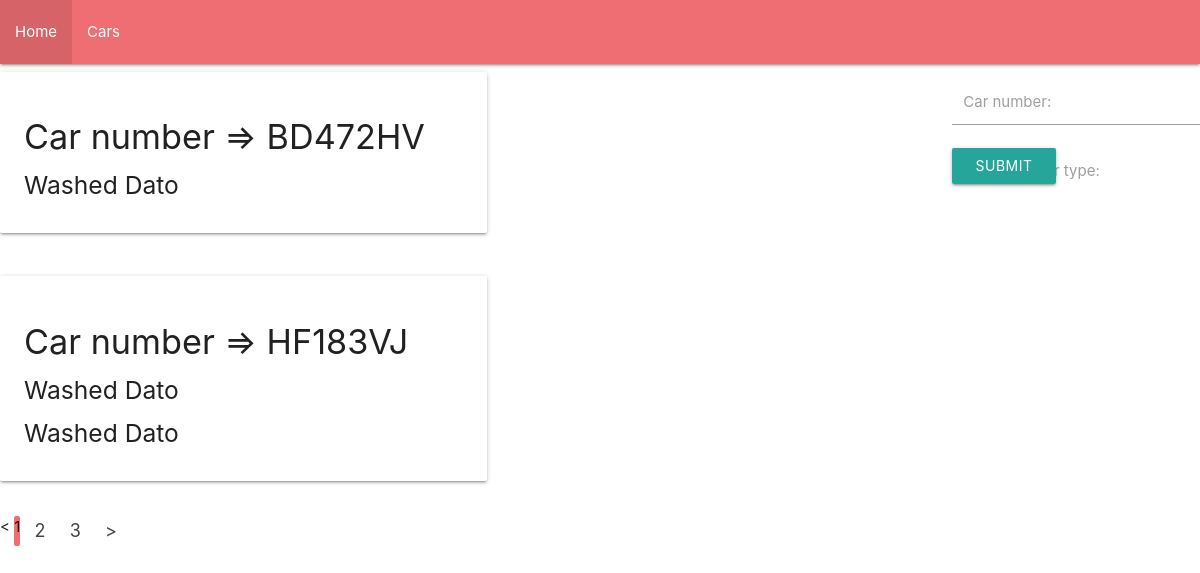
The page /car/ on the database its author committed.
### washapp/models.py (models this page shows, shortened)
class Car(models.Model):
    CarType=(
        ("SD", "Sedan"),
        ("HT", "Hatchback"),
        ("SP", "Sport"),
        ("CP", "Couple")
    )
    number=models.CharField(max_length=7)
    type=models.CharField(
        max_length=2,
        choices=CarType,
        default="")

class Order(models.Model):
    order_date=models.DateTimeField()
    finish_date=models.DateTimeField()
    price=models.IntegerField()
    washer=models.ForeignKey(Washer, on_delete=models.CASCADE, related_name="washer")
    car=models.ForeignKey(Car,on_delete=models.CASCADE, related_name="car")

class Washer(models.Model):
    name = models.CharField(max_length=30)
    surname = models.CharField(max_length=40)
    percentage = models.IntegerField()

### washapp/views.py (the view)
# urls.py: path('car/',views.car, name="car")
def car(request):
    car=Car.objects.all()
    page = request.GET.get('page', 1)
    paginator=Paginator(car,2)
    try:
        users=paginator.page(page)
    except PageNotAnInteger:
        users=paginator.page(1)
    except EmptyPage:
        users=paginator.page(paginator.num_pages)
    form=CarForm()
    if request.method=="POST":
        form=CarForm(request.POST)
        if form.is_valid():
            form.save()
    return render(request,"washapp/cars.html", {"users":users, "form":form})

### washapp/forms.py
class CarForm(forms.ModelForm):
    class Meta:
        model=Car
        fields="__all__"

### washapp/templates/washapp/cars.html (shortened to what this page needs)
{% extends "washapp/base.html" %}
{% block content %}
<form method="POST" class="right" novalidate>
  <div class="input-field col s6">
    {{ form.number }}
    <label for="id_car">Car number:</label>
  </div>
<div class="input-field col s6">
  <label for="id_wash_type">Choose a Car type:</label>
</div>
  <button class="btn waves-effect waves-light" type="submit" name="action">Submit
  </button>
</form>
{% for car in users %}
    <div class="col s12 m3 l3">
        <div class="row">
            <div class="col s12 m5">
              <div class="card">
                <div class="card-content">
                  <h4>Car number => {{car.number}}</h4>
                  {% for i in car.car.all %}
                    <h5>Washed {{i.washer.name}}</h5>
                  {% endfor %}
                </div>
              </div>
            </div>
          </div>
        </div>
{% endfor %}
{% if users.has_other_pages %}
  <ul class="pagination">
    {% if users.has_previous %}
      <li><a href="?page={{ users.previous_page_number }}"><</a></li>
    {% else %}
      <li class="disabled"><span><</span></li>
    {% endif %}
    {% for i in users.paginator.page_range %}
      {% if users.number == i %}
        <li class="active"><span>{{ i }} </span></li>
      {% else %}
        <li><a href="?page={{ i }}">{{ i }}</a></li>
      {% endif %}
    {% endfor %}
    {% if users.has_next %}
      <li><a href="?page={{ users.next_page_number }}">></a></li>
    {% else %}
      <li class="disabled"><span>></span></li>
    {% endif %}
  </ul>
{% endif %}
{% endblock %}

### rows shown on the page
Car: number "BD472HV"
Order: washer.name "Dato"
Car: number "HF183VJ"
Order: washer.name "Dato"
Order: washer.name "Dato"

### other values the page prints
{{ i }} "1"
{{ i }} "2" "3"
